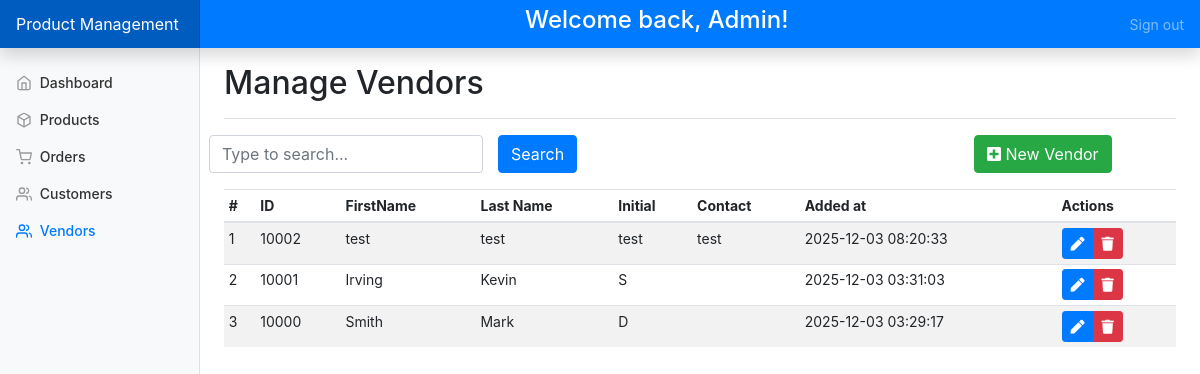
The page /domains/vendors/pages/index.php on the database its author committed.
### tables this page shows
CREATE TABLE `vendors` (
  `id` int(11) NOT NULL,
  `last_name` varchar(255) NOT NULL,
  `first_name` varchar(255) NOT NULL,
  `initial` varchar(255) NOT NULL,
  `contact` varchar(255) NOT NULL,
  `created_at` timestamp NOT NULL DEFAULT current_timestamp()
);

### configs/connect-db.php (called while the page is built, shortened)
<?php
function Connect()
{
    $conn = new mysqli(HOST, USER, PWD, DBNAME);
    return $conn;
}

### domains/vendors/functions/get-all-vendors.php (called while the page is built, shortened)
<?php
function getAllVendors(
    $conn = null,
    $errorCB = null,
    $successCB = null
) {
    $query = "SELECT * FROM vendors ORDER BY created_at DESC";
    $result = $conn->query($query);
    $vendors = [];
    while ($row = $result->fetch_assoc()) {
        $vendors[] = $row;
    }
    return $vendors;
}

### domains/vendors/pages/index.php (the view, shortened to what this page needs)
<?php
include '../../../configs/connect-db.php';
include '../functions/get-all-vendors.php';
$vendors = getAllVendors(Connect(), null, null) ?? [];
$textToSearch = $_POST['text-to-search'] ?? '';
$filteredVendors = $vendors;
?>
<!doctype html>
<html lang="en">
<head>
    <?php
    include '../../../components/head.php'
    ?>
    <link href="../../../css/dashboard.css" rel="stylesheet">
</head>
<body>
    <?php
    include '../../../components/nav-bar.php';
    ?>
    <div class="container-fluid">
        <div class="row">
            <?php include '../../../components/side-bar.php' ?>
            <main role="main" class="col-md-9 ml-sm-auto col-lg-10 px-md-4">
                <div class="d-flex justify-content-between flex-wrap flex-md-nowrap align-items-center pt-3 pb-2 mb-3 border-bottom">
                    <h1 class="h2">Manage Vendors</h1>
                </div>
                <form method="post">
                    <div class="row d-flex align-items-end mb-3">
                        <div class="col6">
                            <input type="text" class="form-control " name="text-to-search"
                                value='<?= $textToSearch ?>'
                                placeholder="Type to search...">
                        </div>
                        <div class="col-6">
                            <input type="submit" name="search" value="Search" class="btn btn-primary">
                        </div>
                </form>
                <a href="add-vendor.page.php" class="btn btn-success text-white  float-right"><i class="fas fa-plus-square"></i> New Vendor</a>
        </div>
        <div class="table-responsive">
            <table class="table table-striped table-sm">
                <thead>
                    <tr>
                        <th>#</th>
                        <th>ID</th>
                        <th>FirstName</th>
                        <th>Last Name</th>
                        <th>Initial</th>
                        <th>Contact</th>
                        <th>Added at</th>
                        <th>Actions</th>
                    </tr>
                </thead>
                <tbody>
                    <?php
                    $i = 0;
                    foreach ($filteredVendors as $vendor) :
                        $i++;
                    ?>
                        <tr>
                            <td><?= $i ?></td>
                            <td><?= $vendor['id'] ?></td>
                            <td><?= $vendor['last_name'] ?></td>
                            <td><?= $vendor['first_name'] ?></td>
                            <td><?= $vendor['initial'] ?></td>
                            <td><?= $vendor['contact'] ?></td>
                            <td><?= $vendor['created_at'] ?></td>
                            <td>
                                <form action=<?= $_SERVER['PHP_SELF'] ?>
                                    method="POST">
                                    <div class="btn-group btn-group-toggle" data-toggle="buttons">
                                        <label class="btn btn-primary btn-sm">
                                            <a href="" class="text-white"><i class="fas fa-pen"></i></a>
                                        </label>
                                        <button type='submit' class="btn btn-danger btn-sm" name="delete">
                                            <i class="fas fa-trash"></i>
                                        </button>
                                    </div>
                                </form>
                            </td>
                        </tr>
                    <?php endforeach ?>
                </tbody>
            </table>
        </div>
    </div>
</body>
</html>

### css/dashboard.css (style rules this page uses)
body { font-size: .875rem; }

### rows shown on the page
vendors: id "10002", last_name "test", first_name "test", initial "test", contact "test", created_at "2025-12-03 08:20:33"
vendors: id "10001", last_name "Irving", first_name "Kevin", initial "S", created_at "2025-12-03 03:31:03"
vendors: id "10000", last_name "Smith", first_name "Mark", initial "D", created_at "2025-12-03 03:29:17"
